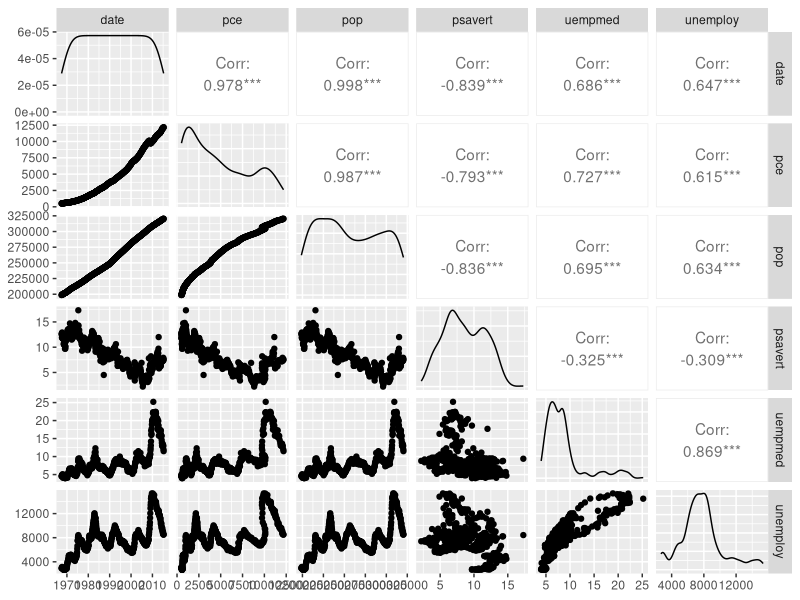

This figure's R source:
require(ggplot2)
head(economics)

cor(economics$pce, economics$psavert)

#それぞれのパートを計算
xPart <- economics$pce - mean(economics$pce)
yPart <- economics$psavert - mean(economics$psavert)
nMinusOne <- (nrow(economics)-1)
xSD <- sd(economics$pce)
ySD <- sd(economics$psavert)
#相関式を使う
sum(xPart * yPart) / (nMinusOne * xSD * ySD)

cor(economics[,c(2,4:6)])

# install.packages("GGally")
GGally::ggpairs(economics, economics[,c(2,4:6)], parm = list(labelSize = 8))
